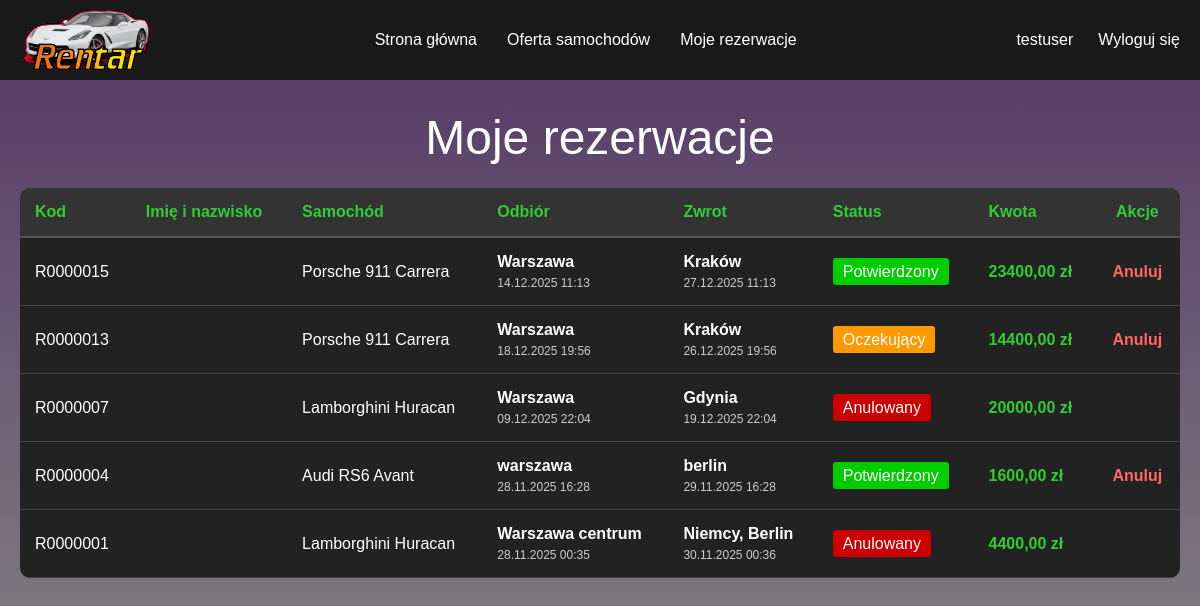
The page /moje-rezerwacje/ (signed in) on the database its author committed.
### rentar_app/models.py (models this page shows, shortened)
class Rezerwacja(models.Model):
    STATUS_CHOICES = [
        ('oczekujacy', 'Oczekujący'),
        ('potwierdzony', 'Potwierdzony'),
        ('zakonczony', 'Zakończony'),
        ('anulowany', 'Anulowany'),
    ]
    klient = models.ForeignKey(User, on_delete=models.CASCADE, related_name='rezerwacje_klient')
    imie_klienta = models.CharField(max_length=100, blank=True)
    nazwisko_klienta = models.CharField(max_length=100, blank=True)
    samochod = models.ForeignKey(Samochod, on_delete=models.CASCADE, related_name='rezerwacje')
    data_odbioru = models.DateTimeField()
    data_zwrotu = models.DateTimeField()
    miejsce_odbioru = models.CharField(max_length=200)
    miejsce_zwrotu = models.CharField(max_length=200)
    status = models.CharField(max_length=20, choices=STATUS_CHOICES, default='oczekujacy')
    pracownik_potwierdzajacy = models.ForeignKey(User, on_delete=models.SET_NULL, null=True, blank=True, related_name='rezerwacje_potwierdzone')
    data_utworzenia = models.DateTimeField(auto_now_add=True)
    data_modyfikacji = models.DateTimeField(auto_now=True)
    kod_rezerwacji = models.CharField(max_length=50, unique=True, editable=False)
    kwota_razem = models.DecimalField(max_digits=8, decimal_places=2, default=0)

class Samochod(models.Model):
    STATUS_CHOICES = [
        ('dostepny', 'Dostępny'),
        ('niedostepny', 'Niedostępny'),
    ]
    SKRZYNIA_CHOICES = [
        ('manualna', 'Manualna'),
        ('automatyczna', 'Automatyczna'),
    ]
    NAPED_CHOICES = [
        ('rwd', 'RWD'),
        ('awd', 'AWD'),
        ('fwd', 'FWD'),
    ]
    nazwa = models.CharField(max_length=100)
    rocznik = models.IntegerField()
    pojemnosc_silnika = models.CharField(max_length=50)
    moc = models.IntegerField()
    przyspieszenie = models.CharField(max_length=50)
    predkosc_maksymalna = models.IntegerField()
    skrzynia_biegow = models.CharField(max_length=20, choices=SKRZYNIA_CHOICES)
    liczba_miejsc = models.IntegerField()
    naped = models.CharField(max_length=10, choices=NAPED_CHOICES)
    cena_za_dobe = models.DecimalField(max_digits=8, decimal_places=2)
    status = models.CharField(max_length=20, choices=STATUS_CHOICES, default='dostepny')
    kod_samochodu = models.CharField(max_length=50, unique=True, editable=False)
    zdjecie = models.ImageField(upload_to='samochody/', null=True, blank=True)
    data_utworzenia = models.DateTimeField(auto_now_add=True)

### rentar_app/views.py (the view)
# urls.py: path('moje-rezerwacje/', views.moje_rezerwacje, name='moje_rezerwacje'),
@login_required(login_url='login')
def moje_rezerwacje(request):
    try:
        uzytkownik=Uzytkownik.objects.get(user=request.user)
        if uzytkownik.rola!='klient':
            messages.error(request,'Dostęp tylko dla klientów.')
            return redirect('index')
    except Uzytkownik.DoesNotExist:
        messages.error(request,'Błąd: profil użytkownika nie istnieje.')
        return redirect('index')
    rezerwacje=Rezerwacja.objects.filter(klient=request.user).order_by('-data_utworzenia')
    context={'rezerwacje':rezerwacje}
    return render(request,'moje_rezerwacje.html',context)

### rentar_app/templates/moje_rezerwacje.html (shortened to what this page needs)
{% extends 'base.html' %}
{% block content %}
<div style="max-width: 1200px;margin: 30px auto;padding: 0 20px;">
    <h1 class="tytul">Moje rezerwacje</h1>
    {% if rezerwacje %}
        <div style="overflow-x: auto;">
            <table style="width: 100%;background-color: #222222;border-collapse: collapse;">
                <thead>
                    <tr style="background-color: #333;">
                        <th style="color: limegreen;padding: 15px;text-align: left;border-bottom: 2px solid #555;">Kod</th>
                        <th style="color: limegreen;padding: 15px;text-align: left;border-bottom: 2px solid #555;">Imię i nazwisko</th>
                        <th style="color: limegreen;padding: 15px;text-align: left;border-bottom: 2px solid #555;">Samochód</th>
                        <th style="color: limegreen;padding: 15px;text-align: left;border-bottom: 2px solid #555;">Odbiór</th>
                        <th style="color: limegreen;padding: 15px;text-align: left;border-bottom: 2px solid #555;">Zwrot</th>
                        <th style="color: limegreen;padding: 15px;text-align: left;border-bottom: 2px solid #555;">Status</th>
                        <th style="color: limegreen;padding: 15px;text-align: left;border-bottom: 2px solid #555;">Kwota</th>
                        <th style="color: limegreen;padding: 15px;text-align: center;border-bottom: 2px solid #555;">Akcje</th>
                    </tr>
                </thead>
                <tbody>
                    {% for rezerwacja in rezerwacje %}
                    <tr style="border-bottom: 1px solid #444;">
                        <td style="color: white;padding: 15px;">{{ rezerwacja.kod_rezerwacji }}</td>
                        <td style="color: white;padding: 15px;">{{ rezerwacja.imie_klienta }} {{ rezerwacja.nazwisko_klienta }}</td>
                        <td style="color: white;padding: 15px;">{{ rezerwacja.samochod.nazwa }}</td>
                        <td style="color: white;padding: 15px;">
                            <div style="font-weight: bold;margin-bottom: 5px;">{{ rezerwacja.miejsce_odbioru }}</div>
                            <div style="color: #ccc;font-size: 12px;">{{ rezerwacja.data_odbioru|date:"d.m.Y H:i" }}</div>
                        </td>
                        <td style="color: white;padding: 15px;">
                            <div style="font-weight: bold;margin-bottom: 5px;">{{ rezerwacja.miejsce_zwrotu }}</div>
                            <div style="color: #ccc;font-size: 12px;">{{ rezerwacja.data_zwrotu|date:"d.m.Y H:i" }}</div>
                        </td>
                        <td style="color: white;padding: 15px;">
                            {% if rezerwacja.status == 'oczekujacy' %}
                                <span style="background-color: #ff9900;padding: 5px 10px;border-radius: 3px;">Oczekujący</span>
                            {% elif rezerwacja.status == 'potwierdzony' %}
                                <span style="background-color: #00cc00;padding: 5px 10px;border-radius: 3px;">Potwierdzony</span>
                            {% elif rezerwacja.status == 'zakonczony' %}
                                <span style="background-color: #0099ff;padding: 5px 10px;border-radius: 3px;">Zakończony</span>
                            {% elif rezerwacja.status == 'anulowany' %}
                                <span style="background-color: #cc0000;padding: 5px 10px;border-radius: 3px;">Anulowany</span>
                            {% endif %}
                        </td>
                        <td style="color: limegreen;padding: 15px;font-weight: bold;">{{ rezerwacja.kwota_razem }} zł</td>
                        <td style="color: white;padding: 15px;text-align: center;">
                            {% if rezerwacja.status in 'oczekujacy,potwierdzony' %}
                                <a href="{% url 'anuluj_rezerwacje' rezerwacja.id %}" style="color: #ff6666;text-decoration: none;font-weight: bold;" onclick="return confirm('Anulować tę rezerwację?');">Anuluj</a>
                            {% endif %}
                        </td>
                    </tr>
                    {% endfor %}
                </tbody>
            </table>
        </div>
    {% else %}
        <div style="text-align: center;padding: 40px;background-color: #222222;border-radius: 10px;">
            <p style="color: white;font-size: 18px;">Brak rezerwacji do wyświetlenia.</p>
        </div>
    {% endif %}
</div>
{% endblock %}

### rentar_app/templates/base.html (shortened to what this page needs)
{% load static %}
<!DOCTYPE html>
<html lang="pl">
<head>
    <link rel="stylesheet" href="{% static 'style.css' %}">
</head>
<body>
    <nav class="nav">
        <div class="nav-container">
            <ul class="nazwa_firmy">
                <li><a href="{% url 'index' %}" class="logo"><img src="{% static 'images/logo.png' %}" alt="Rentar Logo"></a></li>
            </ul>
            <ul class="nav1">
                <li><a href="{% url 'index' %}">Strona główna</a></li>
                <li><a href="{% url 'cars_list' %}">Oferta samochodów</a></li>
                {% if user.is_authenticated %}
                    {% if user.uzytkownik.rola == 'klient' %}
                        <li><a href="{% url 'moje_rezerwacje' %}">Moje rezerwacje</a></li>
                    {% elif user.uzytkownik.rola == 'pracownik' %}
                        <li><a href="{% url 'panel_pracownika' %}">Panel pracownika</a></li>
                        <li><a href="{% url 'zarzadzanie_samochodami' %}">Zarządzanie samochodami</a></li>
                    {% elif user.uzytkownik.rola == 'admin' %}
                        <li><a href="{% url 'panel_pracownika' %}">Panel pracownika</a></li>
                        <li><a href="{% url 'zarzadzanie_samochodami' %}">Zarządzanie samochodami</a></li>
                        <li><a href="{% url 'zarzadzanie_uzytkownikami' %}">Zarządzanie użytkownikami</a></li>
                        <li><a href="{% url 'raporty' %}">Raporty</a></li>
                    {% endif %}
                {% endif %}
            </ul>
            <ul class="nav2">
                {% if user.is_authenticated %}
                    <li><a href="#">{{ user.username }}</a></li>
                    <li><a href="{% url 'logout' %}">Wyloguj się</a></li>
                {% else %}
                    <li><a href="{% url 'login' %}">Logowanie</a></li>
                    <li><a href="{% url 'register' %}">Rejestracja</a></li>
                {% endif %}
            </ul>
        </div>
    </nav>
    {% block content %}{% endblock %}
</body>
</html>

### rentar_app/static/style.css (style rules this page uses)
html { scroll-behavior: smooth; }
body { background: linear-gradient(180deg, rgba(46, 8, 67, 0.82) 0%, rgba(0, 0, 0, 0.49) 88%); margin: 0; padding: 0; font-family: sans-serif; color: white; }
h1 { display: flex; justify-content: space-evenly; align-items: center; max-width: 1200px; margin: auto; flex-wrap: wrap; }
.tytul { font-family: sans-serif; text-align: center; font-size: xxx-large; font-weight: normal; margin: 2%; }
.nav-container { display: flex; justify-content: center; align-items: center; gap: 30px; width: 100%; max-width: 1200px; margin: auto; }
.nav { height: 80px; background: rgb(26, 25, 25); width: 100%; display: flex; align-items: center; justify-content: center; padding: 0 20px; box-sizing: border-box; border-radius: 0 0 0px 0px; margin-bottom: 30px; }
.nav-container { display: flex; width: 100%; max-width: 1400px; justify-content: space-between; align-items: center; gap: 20px; }
.nazwa_firmy { display: flex; align-items: center; flex-shrink: 0; margin: 0; padding: 0; list-style: none; }
.logo { display: flex; align-items: center; text-decoration: none; }
.logo img { height: 70px; width: auto; }
.nav1 { display: flex; justify-content: center; align-items: center; gap: 30px; list-style: none; padding: 0; margin: 0; flex: 1; flex-wrap: wrap; }
.nav1 li { white-space: nowrap; }
.nav1 a { color: white; text-decoration: none; font-size: 16px; transition: color 0.3s; }
.nav2 { display: flex; justify-content: flex-end; align-items: center; gap: 25px; list-style: none; padding: 0; margin: 0; flex-shrink: 0; flex-wrap: wrap; }
.nav2 li { white-space: nowrap; }
.nav2 a { color: white; text-decoration: none; font-size: 16px; transition: color 0.3s; }

### rentar_app/templates/moje_rezerwacje.html (style rules this page uses)
table { margin-bottom: 30px; border-radius: 10px; overflow: hidden; }
html { min-height: 100%; }

### rentar_app/templates/base.html (style rules this page uses)
html { min-height: 100%; }

### rows shown on the page
Rezerwacja: kod_rezerwacji "R0000015", samochod.nazwa "Porsche 911 Carrera", miejsce_odbioru "Warszawa", data_odbioru "14.12.2025 11:13", miejsce_zwrotu "Kraków", data_zwrotu "27.12.2025 11:13", status "Potwierdzony", kwota_razem "23400,00"
Rezerwacja: kod_rezerwacji "R0000013", samochod.nazwa "Porsche 911 Carrera", miejsce_odbioru "Warszawa", data_odbioru "18.12.2025 19:56", miejsce_zwrotu "Kraków", data_zwrotu "26.12.2025 19:56", status "Oczekujący", kwota_razem "14400,00"
Rezerwacja: kod_rezerwacji "R0000007", samochod.nazwa "Lamborghini Huracan", miejsce_odbioru "Warszawa", data_odbioru "09.12.2025 22:04", miejsce_zwrotu "Gdynia", data_zwrotu "19.12.2025 22:04", status "Anulowany", kwota_razem "20000,00"
Rezerwacja: kod_rezerwacji "R0000004", samochod.nazwa "Audi RS6 Avant", miejsce_odbioru "warszawa", data_odbioru "28.11.2025 16:28", miejsce_zwrotu "berlin", data_zwrotu "29.11.2025 16:28", status "Potwierdzony", kwota_razem "1600,00"
Rezerwacja: kod_rezerwacji "R0000001", samochod.nazwa "Lamborghini Huracan", miejsce_odbioru "Warszawa centrum", data_odbioru "28.11.2025 00:35", miejsce_zwrotu "Niemcy, Berlin", data_zwrotu "30.11.2025 00:36", status "Anulowany", kwota_razem "4400,00"

### other values the page prints
{{ user.username }} "testuser"
